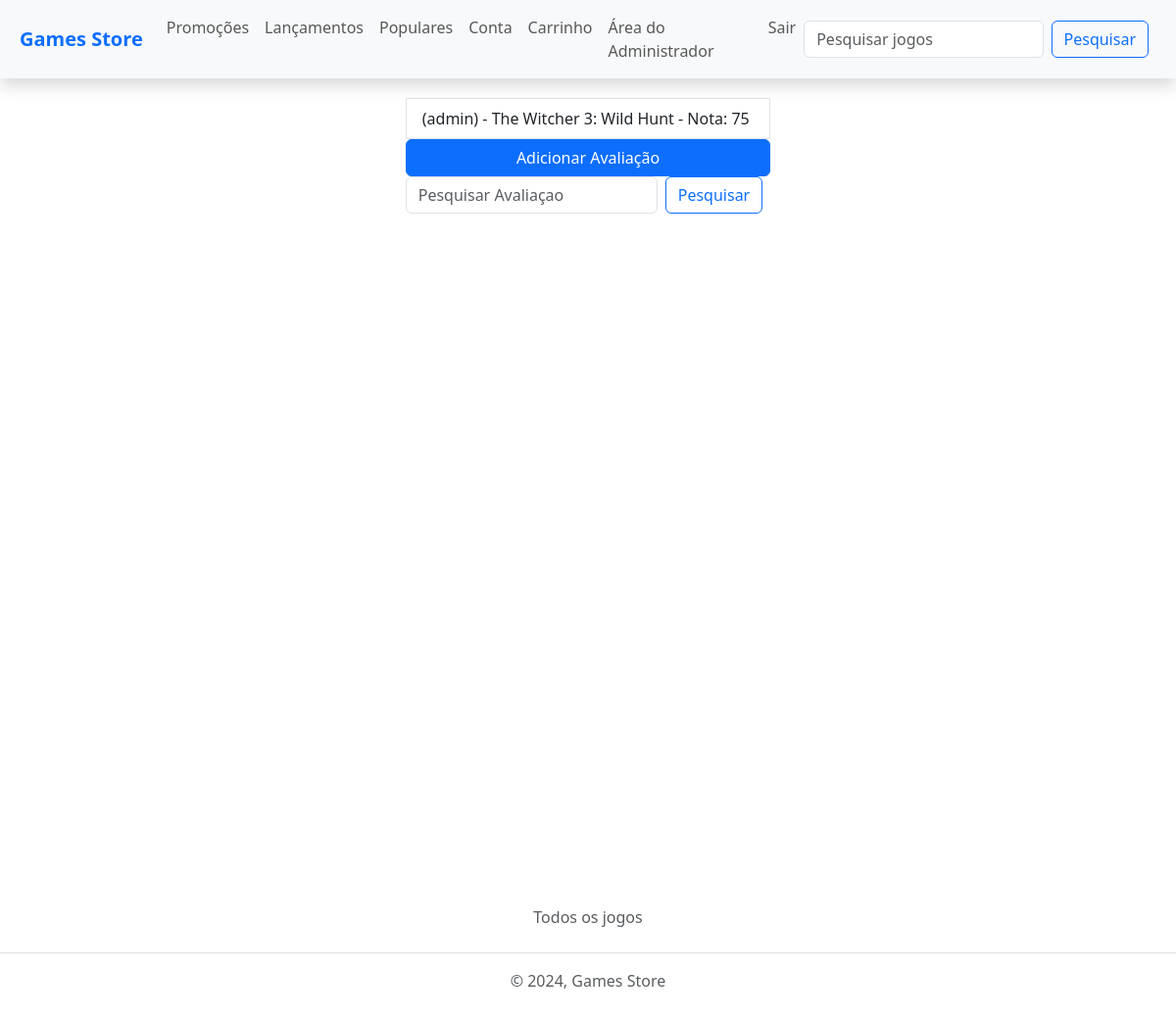
Page /ratingmenu/ (signed in) on the earlier database version.
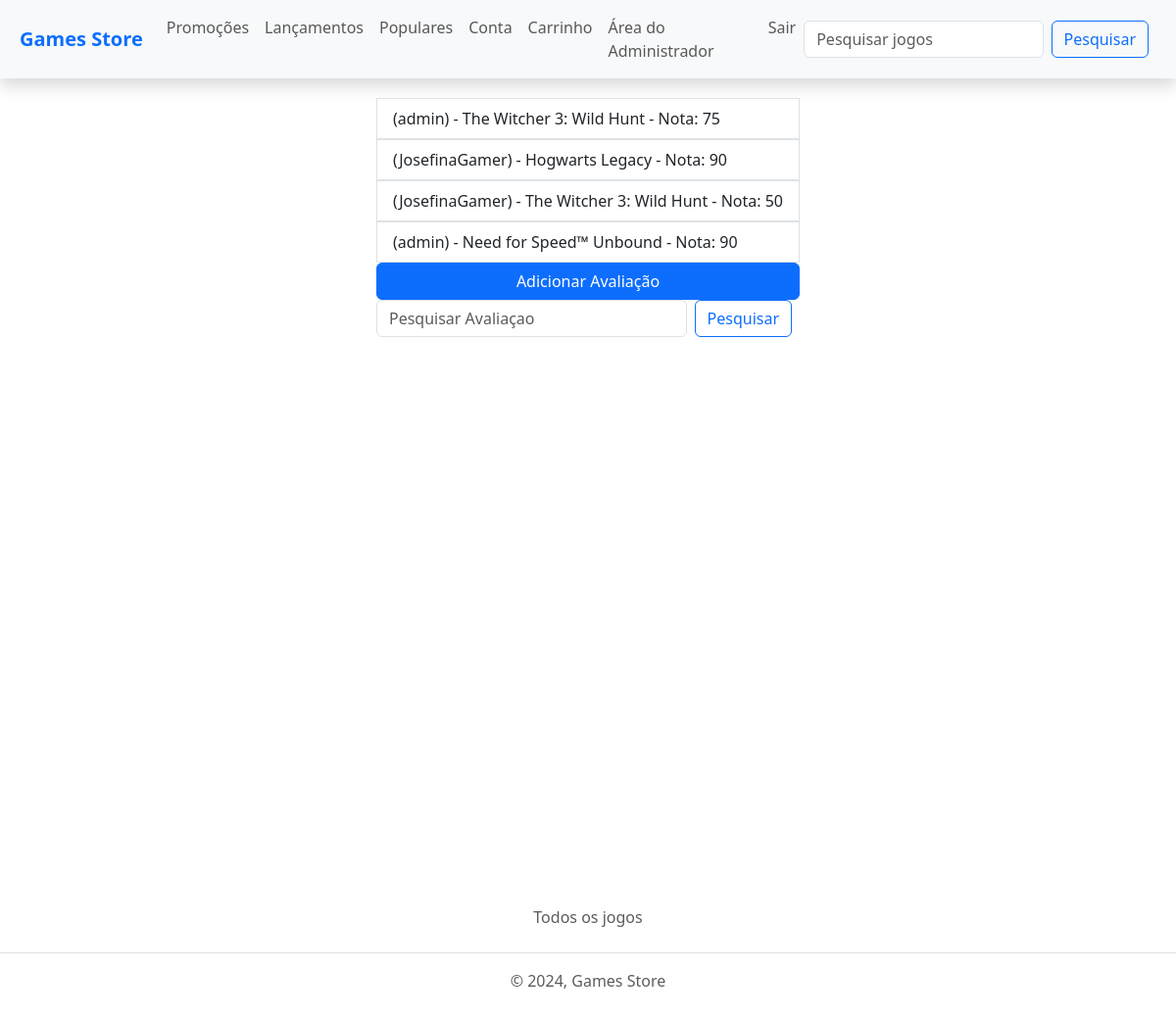
Same page on the later database version.
### games/models.py (models this page shows, shortened)
class Rating(models.Model):
    user = models.ForeignKey(get_user_model(), on_delete=models.CASCADE)
    game = models.ForeignKey(Game, on_delete=models.CASCADE)
    created_at = models.DateTimeField(auto_now_add=True)
    updated_at = models.DateTimeField(auto_now=True)
    rating = models.PositiveSmallIntegerField(default=0)

class Game(models.Model):
    title = models.CharField(max_length=100)
    description = models.TextField()
    price = models.DecimalField(max_digits=10, decimal_places=2)
    promotion = models.DecimalField(
        max_digits=5, decimal_places=2, null=True, blank=True)
    cover_image = models.ImageField(upload_to='static/images')
    created_at = models.DateTimeField(auto_now_add=True)
    updated_at = models.DateTimeField(auto_now=True)
    copies_sold = models.IntegerField(default=0)
    release_date = models.DateTimeField(null=True)

### games/views.py (the view)
# urls.py: path('ratingmenu/', views.rating_menu , name = "rating_menu"),
@login_required
def rating_menu(request):
    ratings = Rating.objects.all()
    return render(request, "games/rating-menu.html", {"ratings": ratings})

### games/templates/games/rating-menu.html (shortened to what this page needs)
{% extends 'base.html' %}
{% block content %}
<div class="d-flex justify-content-center" style="height: 100vh;">
    <ul class="list-group">
        {% for rating in ratings %}
            <a href="/rating/{{rating.id}}" class="text-decoration-none">
                <li class="list-group-item">({{ rating.user.username }}) - {{ rating.game.title }} - Nota: {{ rating.rating }}</li>
            </a>
            {% empty %}
            <li class="list-group-item">Nenhum rating cadastrado.</li>
        {% endfor %}
        <a href = "/ratingmenu/add/" class="btn btn-primary">Adicionar Avaliação</a>
        <form class="d-flex" role="search" method="GET" id="search_rating_form" action="{% url 'search-rating-item' %}">
            <input class="form-control me-2" type="text" id="search_rating" name="search_rating" placeholder="Pesquisar Avaliaçao">
            <button class="btn btn-outline-primary me-2" type="submit">Pesquisar</button>
        </form>
    </ul>
</div>
{% endblock %}

### games/templates/base.html (shortened to what this page needs)
{% load static %}
<!DOCTYPE html>
<html lang="en">
<head>
    <link href="https://cdn.jsdelivr.net/npm/bootstrap@5.3.0-alpha1/dist/css/bootstrap.min.css" rel="stylesheet">
<link rel="stylesheet" href="https://cdn.jsdelivr.net/npm/bootstrap-icons@1.10.3/font/bootstrap-icons.css">    <link rel="stylesheet" href=" {% static 'css/style.css' %} ">
</head>
<body>
    <div class="container-fluid">
        <nav class="navbar navbar-expand-lg bg-body-tertiary shadow" style = "background-color: #191c2f">
            <div class="container-fluid">
              <a class="navbar-brand text-primary" href="/">Games Store</a>
              <div class="collapse navbar-collapse" id="navbarSupportedContent">
                <ul class="navbar-nav me-auto mb-2 mb-lg-0">
                  <li class="nav-item">
                    <a class="nav-link" href="/#promocoes">Promoções</a>
                  </li>
                  <li class="nav-item">
                    <a class="nav-link" href="/#lancamentos">Lançamentos</a>
                  </li>
                  <li class="nav-item">
                    <a class="nav-link" href="/#populares">Populares</a>
                  </li>
                  {% if user.is_authenticated %}
                  <li class="nav-item">
                    <a class="nav-link" href="/accounts/profile">Conta</a>
                  </li>
                  <li class="nav-item">
                    <a class="nav-link" href="/cart">Carrinho</a>
                  </li>
                  {% if user.is_staff %}
                  <li class="nav-item">
                    <a class="nav-link" href="/admin">Área do Administrador</a>
                  </li>
                  {% endif %}
                  <li class="nav-item">
                    <a class="nav-link" href="/accounts/logout">Sair</a>
                  </li>
                  {% else %}
                  <li class="nav-item">
                    <a class="nav-link" href="/accounts/login">Entrar</a>
                  </li>
                  {% endif %}
                </ul>
                <form class="d-flex" role="search" method="GET" id="search-form" action="{% url 'search-games' %}">
                  <input class="form-control me-2" type="text" id="search" name="search" placeholder="Pesquisar jogos" value="{{ request.GET.search }}">
                  <button class="btn btn-outline-primary me-2" type="submit">Pesquisar</button>
              </form>
              </div>
            </div>
          </nav>
        {% block content %}
        {% endblock  %}
          <footer class="py-3">
            <ul class="nav justify-content-center border-bottom pb-3 mb-3">
              <li class="nav-item"><a href="{% url 'all_games' %}" class="nav-link px-2 text-muted">Todos os jogos</a></li>
            </ul>
            <p class="text-center text-muted"> © 2024, Games Store</p>
          </footer>
    </div>
</body>
</html>

### static/css/style.css (style rules this page uses)
.container-fluid { padding: 0; }
.navbar { margin-bottom: 20px; padding-left: 20px; padding-right: 20px; }
.navbar-brand { font-weight: bold; }

Differences in the rows shown:
added Rating: user.username "JosefinaGamer", game "Hogwarts Legacy", rating "90"
added Rating: user.username "JosefinaGamer", game "The Witcher 3: Wild Hunt", rating "50"
added Rating: user.username "admin", game "Need for Speed™ Unbound", rating "90"
